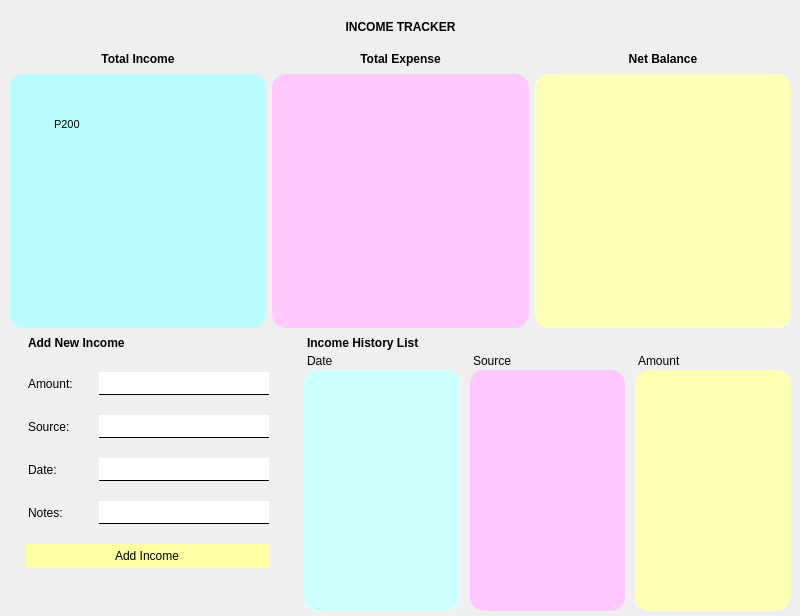
<?xml version="1.0" encoding="UTF-8"?>
<ui version="4.0">
 <class>MainWindow</class>
 <widget class="QMainWindow" name="MainWindow">
  <property name="geometry">
   <rect>
    <x>0</x>
    <y>0</y>
    <width>800</width>
    <height>616</height>
   </rect>
  </property>
  <property name="windowTitle">
   <string>MainWindow</string>
  </property>
  <widget class="QWidget" name="centralwidget">
   <widget class="QWidget" name="verticalLayoutWidget">
    <property name="geometry">
     <rect>
      <x>10</x>
      <y>10</y>
      <width>781</width>
      <height>601</height>
     </rect>
    </property>
    <layout class="QVBoxLayout" name="verticalLayout">
     <item>
      <widget class="QLabel" name="label">
       <property name="styleSheet">
        <string notr="true">QLabel{
	font: 75 14pt &quot;Verdana&quot;;
	font-weight: 600;
	padding: 10px 0;
}</string>
       </property>
       <property name="text">
        <string>INCOME TRACKER</string>
       </property>
       <property name="alignment">
        <set>Qt::AlignCenter</set>
       </property>
      </widget>
     </item>
     <item>
      <layout class="QGridLayout" name="gridLayout">
       <item row="0" column="2">
        <widget class="QLabel" name="label_4">
         <property name="styleSheet">
          <string notr="true">QLabel{
	font: 75 10pt &quot;Verdana&quot;;
	font-weight: 600;
	padding: 2px 0;
}</string>
         </property>
         <property name="text">
          <string>Net Balance</string>
         </property>
         <property name="alignment">
          <set>Qt::AlignCenter</set>
         </property>
        </widget>
       </item>
       <item row="1" column="0">
        <widget class="QTextBrowser" name="textBrowser">
         <property name="maximumSize">
          <size>
           <width>500</width>
           <height>500</height>
          </size>
         </property>
         <property name="styleSheet">
          <string notr="true">QTextBrowser{
	border-radius: 14px;
	background-color: rgb(185, 252, 255);
	padding: 40px;
}</string>
         </property>
         <property name="tabChangesFocus">
          <bool>false</bool>
         </property>
         <property name="html">
          <string>&lt;!DOCTYPE HTML PUBLIC &quot;-//W3C//DTD HTML 4.0//EN&quot; &quot;http://www.w3.org/TR/REC-html40/strict.dtd&quot;&gt;
&lt;html&gt;&lt;head&gt;&lt;meta name=&quot;qrichtext&quot; content=&quot;1&quot; /&gt;&lt;style type=&quot;text/css&quot;&gt;
p, li { white-space: pre-wrap; }
&lt;/style&gt;&lt;/head&gt;&lt;body style=&quot; font-family:'MS Shell Dlg 2'; font-size:8.25pt; font-weight:400; font-style:normal;&quot;&gt;
&lt;p style=&quot; margin-top:0px; margin-bottom:0px; margin-left:0px; margin-right:0px; -qt-block-indent:0; text-indent:0px;&quot;&gt;P200&lt;/p&gt;&lt;/body&gt;&lt;/html&gt;</string>
         </property>
         <property name="overwriteMode">
          <bool>true</bool>
         </property>
        </widget>
       </item>
       <item row="0" column="0">
        <widget class="QLabel" name="label_2">
         <property name="styleSheet">
          <string notr="true">QLabel{
	font: 75 10pt &quot;Verdana&quot;;
	font-weight: 600;
	padding: 2px 0;
}</string>
         </property>
         <property name="text">
          <string>Total Income</string>
         </property>
         <property name="alignment">
          <set>Qt::AlignCenter</set>
         </property>
        </widget>
       </item>
       <item row="0" column="1">
        <widget class="QLabel" name="label_3">
         <property name="styleSheet">
          <string notr="true">QLabel{
	font: 75 10pt &quot;Verdana&quot;;
	font-weight: 600;
	padding: 2px 0;
}</string>
         </property>
         <property name="text">
          <string>Total Expense</string>
         </property>
         <property name="alignment">
          <set>Qt::AlignCenter</set>
         </property>
        </widget>
       </item>
       <item row="1" column="1">
        <widget class="QTextBrowser" name="textBrowser_2">
         <property name="styleSheet">
          <string notr="true">QTextBrowser{
	border-radius: 14px;
	background-color: rgb(255, 201, 253);
	padding: 40px;
}</string>
         </property>
        </widget>
       </item>
       <item row="1" column="2">
        <widget class="QTextBrowser" name="textBrowser_3">
         <property name="styleSheet">
          <string notr="true">QTextBrowser{
	border-radius: 14px;
	background-color: rgb(254, 255, 185);
	padding: 40px;
}</string>
         </property>
        </widget>
       </item>
      </layout>
     </item>
     <item>
      <layout class="QHBoxLayout" name="horizontalLayout">
       <property name="spacing">
        <number>20</number>
       </property>
       <item>
        <layout class="QFormLayout" name="formLayout">
         <property name="leftMargin">
          <number>15</number>
         </property>
         <property name="rightMargin">
          <number>15</number>
         </property>
         <item row="1" column="0" colspan="2">
          <widget class="QLabel" name="label_9">
           <property name="styleSheet">
            <string notr="true">QLabel{
	font: 75 13pt &quot;Verdana&quot;;
	font-weight: 600;
	padding: 2px 0;
}</string>
           </property>
           <property name="text">
            <string>Add New Income</string>
           </property>
          </widget>
         </item>
         <item row="2" column="0">
          <widget class="QLabel" name="label_5">
           <property name="styleSheet">
            <string notr="true">QLabel{
	font: 75 10pt &quot;Verdana&quot;;
	padding: 2px 0;
}</string>
           </property>
           <property name="text">
            <string>Amount: </string>
           </property>
          </widget>
         </item>
         <item row="2" column="1">
          <widget class="QLineEdit" name="lineEdit">
           <property name="cursor">
            <cursorShape>IBeamCursor</cursorShape>
           </property>
           <property name="styleSheet">
            <string notr="true">QLineEdit{
	padding: 3px 10px;
	border: none;
	border-bottom: 1px solid black;
	width: 150px;
}</string>
           </property>
           <property name="text">
            <string/>
           </property>
           <property name="maxLength">
            <number>42780</number>
           </property>
          </widget>
         </item>
         <item row="3" column="0">
          <widget class="QLabel" name="label_6">
           <property name="styleSheet">
            <string notr="true">QLabel{
	font: 75 10pt &quot;Verdana&quot;;
	padding: 2px 0;
}</string>
           </property>
           <property name="text">
            <string>Source: </string>
           </property>
          </widget>
         </item>
         <item row="3" column="1">
          <widget class="QLineEdit" name="lineEdit_2">
           <property name="styleSheet">
            <string notr="true">QLineEdit{
	padding: 3px 10px;
	border: none;
	border-bottom: 1px solid black;
}</string>
           </property>
          </widget>
         </item>
         <item row="4" column="0">
          <widget class="QLabel" name="label_7">
           <property name="styleSheet">
            <string notr="true">QLabel{
	font: 75 10pt &quot;Verdana&quot;;
	padding: 2px 0;
}</string>
           </property>
           <property name="text">
            <string>Date: </string>
           </property>
          </widget>
         </item>
         <item row="4" column="1">
          <widget class="QLineEdit" name="lineEdit_3">
           <property name="styleSheet">
            <string notr="true">QLineEdit{
	padding: 3px 10px;
	border: none;
	border-bottom: 1px solid black;
}</string>
           </property>
          </widget>
         </item>
         <item row="5" column="0">
          <widget class="QLabel" name="label_8">
           <property name="styleSheet">
            <string notr="true">QLabel{
	font: 75 10pt &quot;Verdana&quot;;
	padding: 2px 0;
}</string>
           </property>
           <property name="text">
            <string>Notes: </string>
           </property>
          </widget>
         </item>
         <item row="5" column="1">
          <widget class="QLineEdit" name="lineEdit_4">
           <property name="styleSheet">
            <string notr="true">QLineEdit{
	padding: 3px 10px;
	border: none;
	border-bottom: 1px solid black;
}</string>
           </property>
           <property name="text">
            <string/>
           </property>
          </widget>
         </item>
         <item row="6" column="0" colspan="2">
          <widget class="QPushButton" name="pushButton">
           <property name="cursor">
            <cursorShape>OpenHandCursor</cursorShape>
           </property>
           <property name="styleSheet">
            <string notr="true">QPushButton{
	font: 75 10pt &quot;Verdana&quot;;
	padding: 5px 0;
	border: none;
	background-color: rgb(254, 255, 162);	
}</string>
           </property>
           <property name="text">
            <string>Add Income</string>
           </property>
          </widget>
         </item>
        </layout>
       </item>
       <item>
        <layout class="QVBoxLayout" name="verticalLayout_2">
         <property name="spacing">
          <number>0</number>
         </property>
         <item>
          <widget class="QLabel" name="label_10">
           <property name="styleSheet">
            <string notr="true">QLabel{
	font: 75 13pt &quot;Verdana&quot;;
	font-weight: 600;
	padding: 2px 0;
}</string>
           </property>
           <property name="text">
            <string>Income History List</string>
           </property>
          </widget>
         </item>
         <item>
          <layout class="QGridLayout" name="gridLayout_2">
           <property name="horizontalSpacing">
            <number>10</number>
           </property>
           <property name="verticalSpacing">
            <number>0</number>
           </property>
           <item row="0" column="0">
            <widget class="QLabel" name="label_11">
             <property name="styleSheet">
              <string notr="true">QLabel{
	font: 75 11pt &quot;Verdana&quot;;
	padding: 2px 0;
}</string>
             </property>
             <property name="text">
              <string>Date</string>
             </property>
            </widget>
           </item>
           <item row="0" column="1">
            <widget class="QLabel" name="label_12">
             <property name="styleSheet">
              <string notr="true">QLabel{
	font: 75 11pt &quot;Verdana&quot;;
	padding: 2px 0;
}</string>
             </property>
             <property name="text">
              <string>Source</string>
             </property>
            </widget>
           </item>
           <item row="1" column="1">
            <widget class="QTextBrowser" name="textBrowser_5">
             <property name="styleSheet">
              <string notr="true">QTextBrowser{
	border-radius: 14px;
	background-color: rgb(255, 199, 255);
	padding: 40px;
}</string>
             </property>
            </widget>
           </item>
           <item row="1" column="0">
            <widget class="QTextBrowser" name="textBrowser_4">
             <property name="styleSheet">
              <string notr="true">QTextBrowser{
	border-radius: 14px;
	background-color: rgb(206, 255, 255);
	padding: 40px;
}</string>
             </property>
            </widget>
           </item>
           <item row="0" column="2">
            <widget class="QLabel" name="label_13">
             <property name="styleSheet">
              <string notr="true">QLabel{
	font: 75 11pt &quot;Verdana&quot;;
	padding: 2px 0;
}</string>
             </property>
             <property name="text">
              <string>Amount</string>
             </property>
            </widget>
           </item>
           <item row="1" column="2">
            <widget class="QTextBrowser" name="textBrowser_6">
             <property name="styleSheet">
              <string notr="true">QTextBrowser{
	border-radius: 14px;
	background-color: rgb(254, 255, 180);
	padding: 40px;
}</string>
             </property>
            </widget>
           </item>
          </layout>
         </item>
        </layout>
       </item>
      </layout>
     </item>
    </layout>
   </widget>
  </widget>
 </widget>
 <resources/>
 <connections/>
</ui>
